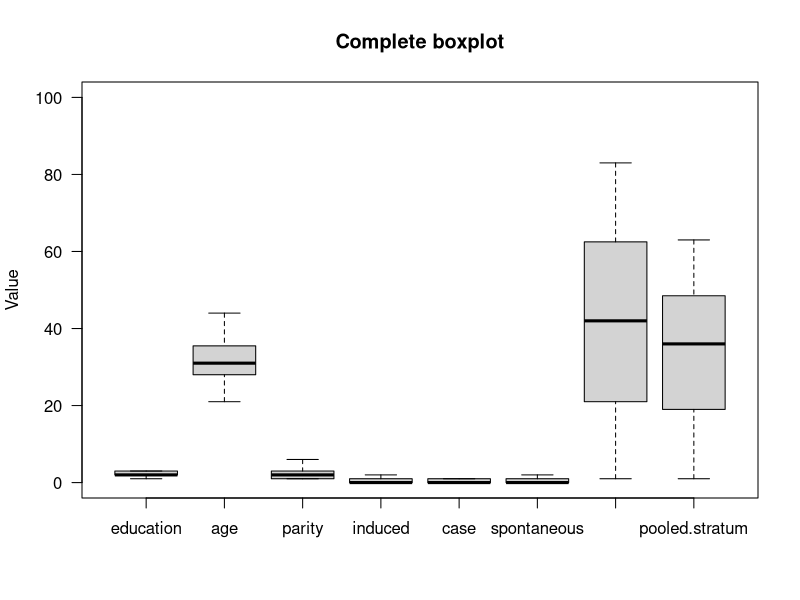
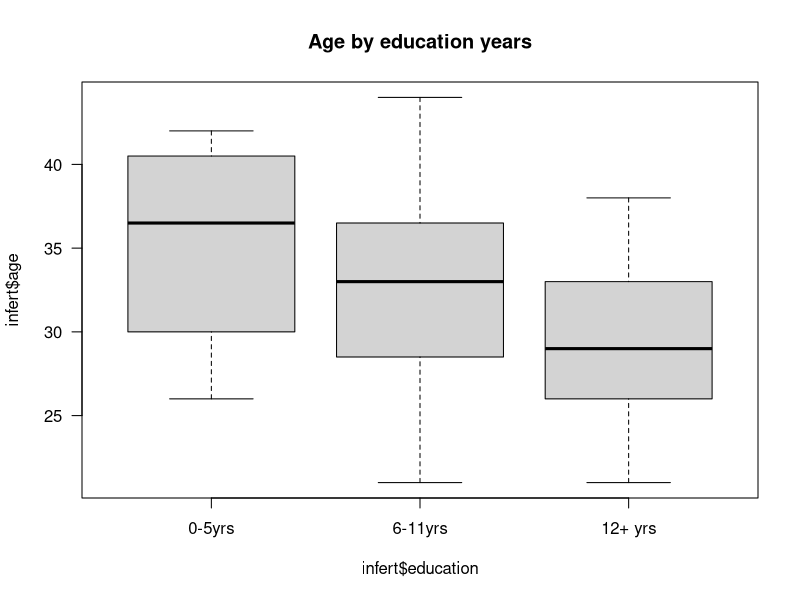
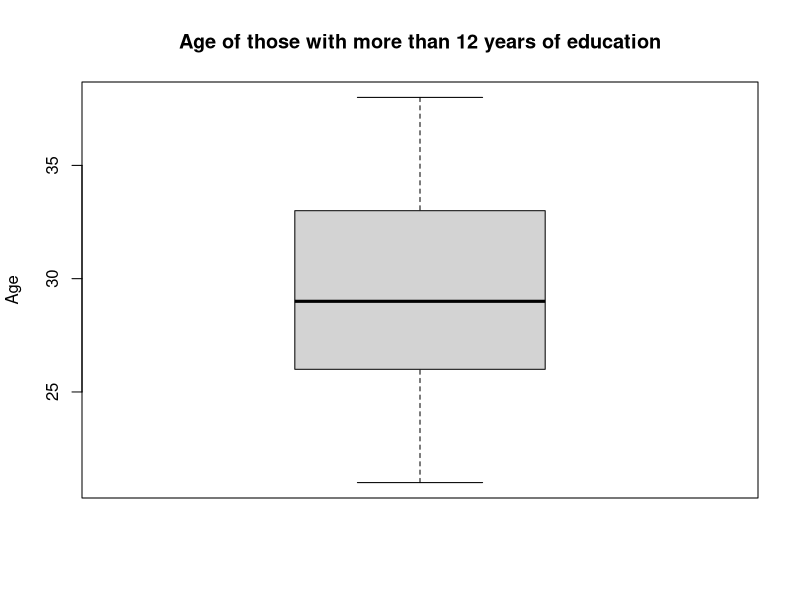
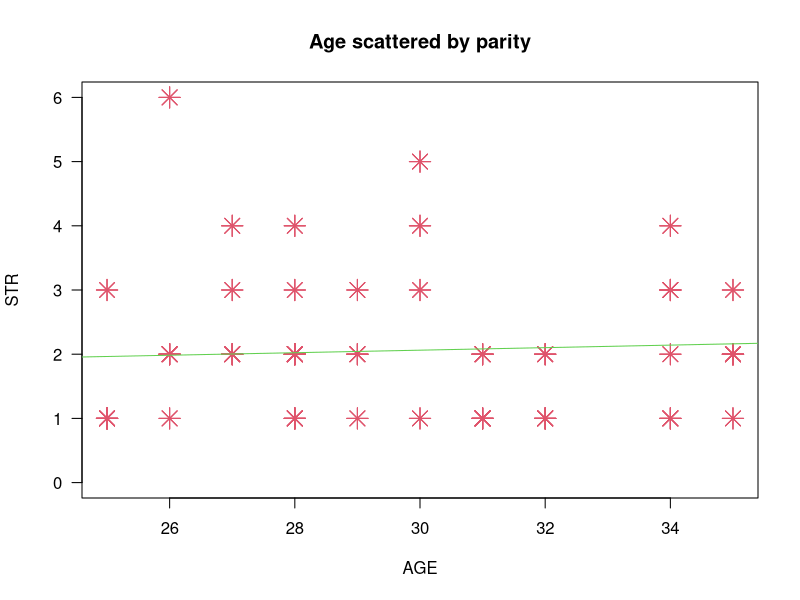
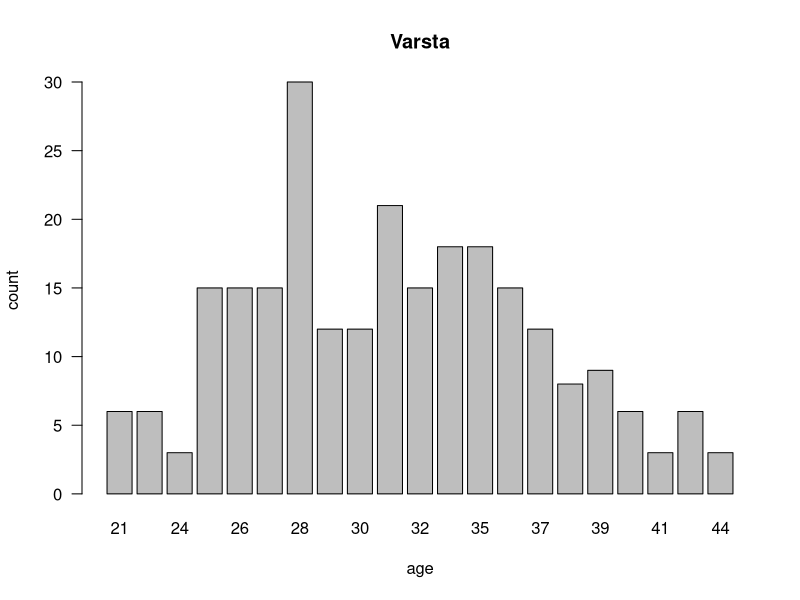
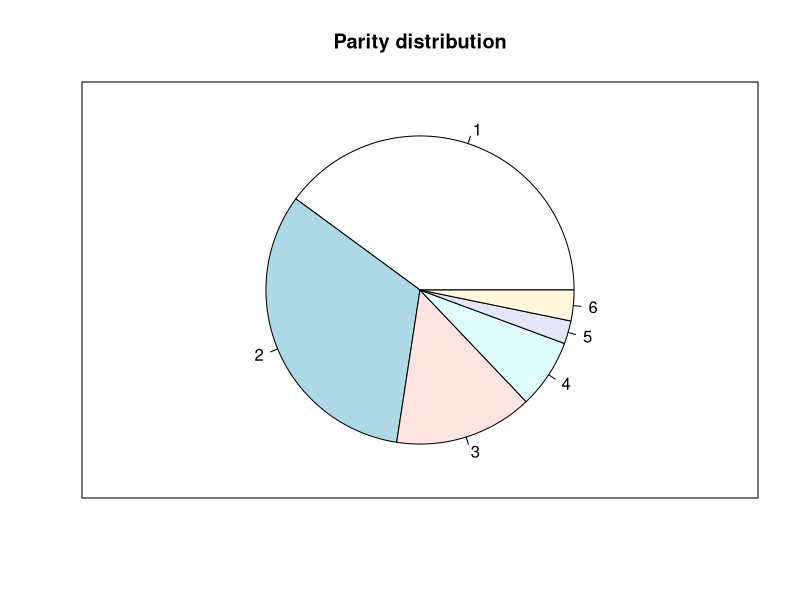

Source code (R) for these figures, in order:
newLine <- function () {
  blank <- matrix()
  rownames(blank) <- ""
  colnames(blank) <- ""
  print(blank, na.print = "")
}
justTheString <- function (str) {
  blank <- matrix()
  rownames(blank) <- ""
  colnames(blank) <- ""
  blank[1,1] <- str
  print(blank, na.print = "")
}

solve1 <- function () { 
  
  justTheString ("Datasetul: infert")
  newLine()
  
  # Media si Varianta
  tab <- matrix (rep(0, 2*7), nrow = 2, ncol = 7)
  rownames(tab) <- c("Media", "Varianta")
  colnames(tab) <- names(infert)[2:8]
  for (i in 1:7) {
    tab[1, i] <- floor(mean(infert[,i+1]) * 100) / 100
    tab[2, i] <- floor(var (infert[,i+1]) * 100) / 100
  }
  print (tab)
  newLine()
  
  justTheString ("Quantile")
  
  tab <- matrix (rep(0, 7*11), nrow = 7, ncol = 11)
  rownames(tab) <- names(infert)[2:8]
  colnames(tab) <- strsplit(paste (strsplit(toString(0:11 * 10), ", ")[[1]], collapse = "% "), " ")[[1]][1:11]

  
  for (i in 1:7) {
    tab[i,] <- quantile(infert[,i+1], probs = (0:10 / 10))
  }
  print (tab)
  newLine()
  
  #different boxplots for comparing
  boxplot(infert, main="Complete boxplot", ylab="Value", ylim=c(0,100), las=1) #un boxplot cu toate datele din infert
  boxplot(infert$age ~ infert$education, main="Age by education years", las=1) #un boxplot care afiseaza varsta persoanelor in functie de educatie
  boxplot(infert$age[infert$education=="12+ yrs"], main="Age of those with more than 12 years of education", ylab="Age") #boxplotul afiseaza varsta celor cu 12+ ani de educatie
  
  #interpretari grafice
  cor(infert$age, infert$parity)
  plot(infert$age, infert$parity, main = "Age scattered by parity", xlab = "AGE", ylab= "STR",las=1, xlim=c(25,35), ylim = c(0,6), cex=2, pch=8, col=2)
  abline(lm(infert$parity~infert$age), col=3)
  
  count<-table(infert$age)
  percent<-table(infert$parity)/248
  barplot(count, main="Varsta", ylab="count",xlab="age",las=1)
  pie(percent, main = "Parity distribution")
  box()
}

solve1()
